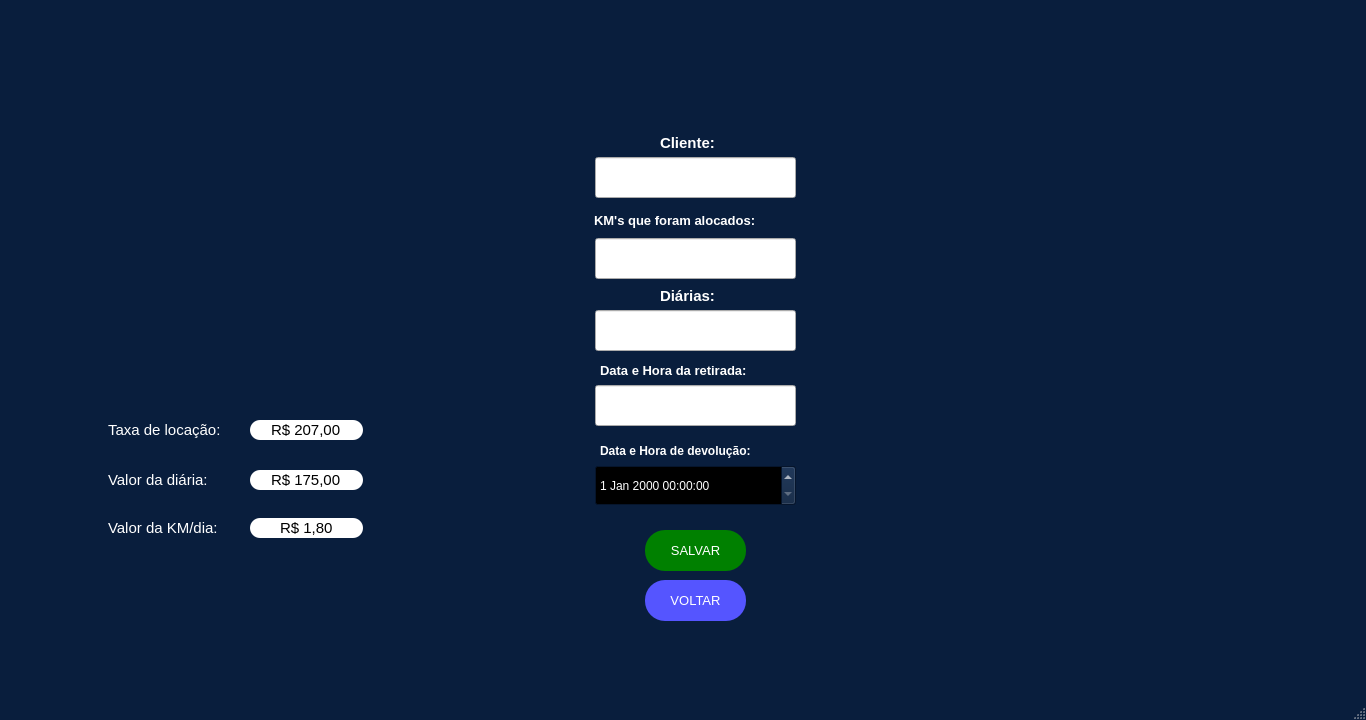
<?xml version="1.0" encoding="UTF-8"?>
<ui version="4.0">
 <class>MainWindow</class>
 <widget class="QMainWindow" name="MainWindow">
  <property name="geometry">
   <rect>
    <x>0</x>
    <y>0</y>
    <width>1366</width>
    <height>720</height>
   </rect>
  </property>
  <property name="minimumSize">
   <size>
    <width>1366</width>
    <height>720</height>
   </size>
  </property>
  <property name="maximumSize">
   <size>
    <width>1366</width>
    <height>720</height>
   </size>
  </property>
  <property name="palette">
   <palette>
    <active>
     <colorrole role="WindowText">
      <brush brushstyle="SolidPattern">
       <color alpha="255">
        <red>255</red>
        <green>255</green>
        <blue>255</blue>
       </color>
      </brush>
     </colorrole>
     <colorrole role="Button">
      <brush brushstyle="SolidPattern">
       <color alpha="255">
        <red>9</red>
        <green>30</green>
        <blue>61</blue>
       </color>
      </brush>
     </colorrole>
     <colorrole role="Light">
      <brush brushstyle="SolidPattern">
       <color alpha="255">
        <red>13</red>
        <green>45</green>
        <blue>91</blue>
       </color>
      </brush>
     </colorrole>
     <colorrole role="Midlight">
      <brush brushstyle="SolidPattern">
       <color alpha="255">
        <red>11</red>
        <green>37</green>
        <blue>76</blue>
       </color>
      </brush>
     </colorrole>
     <colorrole role="Dark">
      <brush brushstyle="SolidPattern">
       <color alpha="255">
        <red>4</red>
        <green>15</green>
        <blue>30</blue>
       </color>
      </brush>
     </colorrole>
     <colorrole role="Mid">
      <brush brushstyle="SolidPattern">
       <color alpha="255">
        <red>6</red>
        <green>20</green>
        <blue>41</blue>
       </color>
      </brush>
     </colorrole>
     <colorrole role="Text">
      <brush brushstyle="SolidPattern">
       <color alpha="255">
        <red>255</red>
        <green>255</green>
        <blue>255</blue>
       </color>
      </brush>
     </colorrole>
     <colorrole role="BrightText">
      <brush brushstyle="SolidPattern">
       <color alpha="255">
        <red>255</red>
        <green>255</green>
        <blue>255</blue>
       </color>
      </brush>
     </colorrole>
     <colorrole role="ButtonText">
      <brush brushstyle="SolidPattern">
       <color alpha="255">
        <red>255</red>
        <green>255</green>
        <blue>255</blue>
       </color>
      </brush>
     </colorrole>
     <colorrole role="Base">
      <brush brushstyle="SolidPattern">
       <color alpha="255">
        <red>0</red>
        <green>0</green>
        <blue>0</blue>
       </color>
      </brush>
     </colorrole>
     <colorrole role="Window">
      <brush brushstyle="SolidPattern">
       <color alpha="255">
        <red>9</red>
        <green>30</green>
        <blue>61</blue>
       </color>
      </brush>
     </colorrole>
     <colorrole role="Shadow">
      <brush brushstyle="SolidPattern">
       <color alpha="255">
        <red>0</red>
        <green>0</green>
        <blue>0</blue>
       </color>
      </brush>
     </colorrole>
     <colorrole role="AlternateBase">
      <brush brushstyle="SolidPattern">
       <color alpha="255">
        <red>4</red>
        <green>15</green>
        <blue>30</blue>
       </color>
      </brush>
     </colorrole>
     <colorrole role="ToolTipBase">
      <brush brushstyle="SolidPattern">
       <color alpha="255">
        <red>255</red>
        <green>255</green>
        <blue>220</blue>
       </color>
      </brush>
     </colorrole>
     <colorrole role="ToolTipText">
      <brush brushstyle="SolidPattern">
       <color alpha="255">
        <red>0</red>
        <green>0</green>
        <blue>0</blue>
       </color>
      </brush>
     </colorrole>
     <colorrole role="PlaceholderText">
      <brush brushstyle="SolidPattern">
       <color alpha="128">
        <red>255</red>
        <green>255</green>
        <blue>255</blue>
       </color>
      </brush>
     </colorrole>
    </active>
    <inactive>
     <colorrole role="WindowText">
      <brush brushstyle="SolidPattern">
       <color alpha="255">
        <red>255</red>
        <green>255</green>
        <blue>255</blue>
       </color>
      </brush>
     </colorrole>
     <colorrole role="Button">
      <brush brushstyle="SolidPattern">
       <color alpha="255">
        <red>9</red>
        <green>30</green>
        <blue>61</blue>
       </color>
      </brush>
     </colorrole>
     <colorrole role="Light">
      <brush brushstyle="SolidPattern">
       <color alpha="255">
        <red>13</red>
        <green>45</green>
        <blue>91</blue>
       </color>
      </brush>
     </colorrole>
     <colorrole role="Midlight">
      <brush brushstyle="SolidPattern">
       <color alpha="255">
        <red>11</red>
        <green>37</green>
        <blue>76</blue>
       </color>
      </brush>
     </colorrole>
     <colorrole role="Dark">
      <brush brushstyle="SolidPattern">
       <color alpha="255">
        <red>4</red>
        <green>15</green>
        <blue>30</blue>
       </color>
      </brush>
     </colorrole>
     <colorrole role="Mid">
      <brush brushstyle="SolidPattern">
       <color alpha="255">
        <red>6</red>
        <green>20</green>
        <blue>41</blue>
       </color>
      </brush>
     </colorrole>
     <colorrole role="Text">
      <brush brushstyle="SolidPattern">
       <color alpha="255">
        <red>255</red>
        <green>255</green>
        <blue>255</blue>
       </color>
      </brush>
     </colorrole>
     <colorrole role="BrightText">
      <brush brushstyle="SolidPattern">
       <color alpha="255">
        <red>255</red>
        <green>255</green>
        <blue>255</blue>
       </color>
      </brush>
     </colorrole>
     <colorrole role="ButtonText">
      <brush brushstyle="SolidPattern">
       <color alpha="255">
        <red>255</red>
        <green>255</green>
        <blue>255</blue>
       </color>
      </brush>
     </colorrole>
     <colorrole role="Base">
      <brush brushstyle="SolidPattern">
       <color alpha="255">
        <red>0</red>
        <green>0</green>
        <blue>0</blue>
       </color>
      </brush>
     </colorrole>
     <colorrole role="Window">
      <brush brushstyle="SolidPattern">
       <color alpha="255">
        <red>9</red>
        <green>30</green>
        <blue>61</blue>
       </color>
      </brush>
     </colorrole>
     <colorrole role="Shadow">
      <brush brushstyle="SolidPattern">
       <color alpha="255">
        <red>0</red>
        <green>0</green>
        <blue>0</blue>
       </color>
      </brush>
     </colorrole>
     <colorrole role="AlternateBase">
      <brush brushstyle="SolidPattern">
       <color alpha="255">
        <red>4</red>
        <green>15</green>
        <blue>30</blue>
       </color>
      </brush>
     </colorrole>
     <colorrole role="ToolTipBase">
      <brush brushstyle="SolidPattern">
       <color alpha="255">
        <red>255</red>
        <green>255</green>
        <blue>220</blue>
       </color>
      </brush>
     </colorrole>
     <colorrole role="ToolTipText">
      <brush brushstyle="SolidPattern">
       <color alpha="255">
        <red>0</red>
        <green>0</green>
        <blue>0</blue>
       </color>
      </brush>
     </colorrole>
     <colorrole role="PlaceholderText">
      <brush brushstyle="SolidPattern">
       <color alpha="128">
        <red>255</red>
        <green>255</green>
        <blue>255</blue>
       </color>
      </brush>
     </colorrole>
    </inactive>
    <disabled>
     <colorrole role="WindowText">
      <brush brushstyle="SolidPattern">
       <color alpha="255">
        <red>4</red>
        <green>15</green>
        <blue>30</blue>
       </color>
      </brush>
     </colorrole>
     <colorrole role="Button">
      <brush brushstyle="SolidPattern">
       <color alpha="255">
        <red>9</red>
        <green>30</green>
        <blue>61</blue>
       </color>
      </brush>
     </colorrole>
     <colorrole role="Light">
      <brush brushstyle="SolidPattern">
       <color alpha="255">
        <red>13</red>
        <green>45</green>
        <blue>91</blue>
       </color>
      </brush>
     </colorrole>
     <colorrole role="Midlight">
      <brush brushstyle="SolidPattern">
       <color alpha="255">
        <red>11</red>
        <green>37</green>
        <blue>76</blue>
       </color>
      </brush>
     </colorrole>
     <colorrole role="Dark">
      <brush brushstyle="SolidPattern">
       <color alpha="255">
        <red>4</red>
        <green>15</green>
        <blue>30</blue>
       </color>
      </brush>
     </colorrole>
     <colorrole role="Mid">
      <brush brushstyle="SolidPattern">
       <color alpha="255">
        <red>6</red>
        <green>20</green>
        <blue>41</blue>
       </color>
      </brush>
     </colorrole>
     <colorrole role="Text">
      <brush brushstyle="SolidPattern">
       <color alpha="255">
        <red>4</red>
        <green>15</green>
        <blue>30</blue>
       </color>
      </brush>
     </colorrole>
     <colorrole role="BrightText">
      <brush brushstyle="SolidPattern">
       <color alpha="255">
        <red>255</red>
        <green>255</green>
        <blue>255</blue>
       </color>
      </brush>
     </colorrole>
     <colorrole role="ButtonText">
      <brush brushstyle="SolidPattern">
       <color alpha="255">
        <red>4</red>
        <green>15</green>
        <blue>30</blue>
       </color>
      </brush>
     </colorrole>
     <colorrole role="Base">
      <brush brushstyle="SolidPattern">
       <color alpha="255">
        <red>9</red>
        <green>30</green>
        <blue>61</blue>
       </color>
      </brush>
     </colorrole>
     <colorrole role="Window">
      <brush brushstyle="SolidPattern">
       <color alpha="255">
        <red>9</red>
        <green>30</green>
        <blue>61</blue>
       </color>
      </brush>
     </colorrole>
     <colorrole role="Shadow">
      <brush brushstyle="SolidPattern">
       <color alpha="255">
        <red>0</red>
        <green>0</green>
        <blue>0</blue>
       </color>
      </brush>
     </colorrole>
     <colorrole role="AlternateBase">
      <brush brushstyle="SolidPattern">
       <color alpha="255">
        <red>9</red>
        <green>30</green>
        <blue>61</blue>
       </color>
      </brush>
     </colorrole>
     <colorrole role="ToolTipBase">
      <brush brushstyle="SolidPattern">
       <color alpha="255">
        <red>255</red>
        <green>255</green>
        <blue>220</blue>
       </color>
      </brush>
     </colorrole>
     <colorrole role="ToolTipText">
      <brush brushstyle="SolidPattern">
       <color alpha="255">
        <red>0</red>
        <green>0</green>
        <blue>0</blue>
       </color>
      </brush>
     </colorrole>
     <colorrole role="PlaceholderText">
      <brush brushstyle="SolidPattern">
       <color alpha="128">
        <red>255</red>
        <green>255</green>
        <blue>255</blue>
       </color>
      </brush>
     </colorrole>
    </disabled>
   </palette>
  </property>
  <property name="windowTitle">
   <string>Long Drive</string>
  </property>
  <property name="windowIcon">
   <iconset>
    <normaloff>../Logos/LOGO4.png</normaloff>../Logos/LOGO4.png</iconset>
  </property>
  <property name="layoutDirection">
   <enum>Qt::LeftToRight</enum>
  </property>
  <widget class="QWidget" name="centralwidget">
   <widget class="QPushButton" name="hrvt2">
    <property name="geometry">
     <rect>
      <x>40</x>
      <y>20</y>
      <width>501</width>
      <height>311</height>
     </rect>
    </property>
    <property name="palette">
     <palette>
      <active>
       <colorrole role="WindowText">
        <brush brushstyle="SolidPattern">
         <color alpha="255">
          <red>170</red>
          <green>85</green>
          <blue>0</blue>
         </color>
        </brush>
       </colorrole>
       <colorrole role="Text">
        <brush brushstyle="SolidPattern">
         <color alpha="255">
          <red>0</red>
          <green>0</green>
          <blue>0</blue>
         </color>
        </brush>
       </colorrole>
       <colorrole role="BrightText">
        <brush brushstyle="SolidPattern">
         <color alpha="255">
          <red>203</red>
          <green>255</green>
          <blue>80</blue>
         </color>
        </brush>
       </colorrole>
       <colorrole role="ButtonText">
        <brush brushstyle="SolidPattern">
         <color alpha="255">
          <red>57</red>
          <green>87</green>
          <blue>255</blue>
         </color>
        </brush>
       </colorrole>
       <colorrole role="ToolTipBase">
        <brush brushstyle="SolidPattern">
         <color alpha="255">
          <red>255</red>
          <green>255</green>
          <blue>0</blue>
         </color>
        </brush>
       </colorrole>
       <colorrole role="PlaceholderText">
        <brush brushstyle="SolidPattern">
         <color alpha="128">
          <red>0</red>
          <green>0</green>
          <blue>0</blue>
         </color>
        </brush>
       </colorrole>
      </active>
      <inactive>
       <colorrole role="WindowText">
        <brush brushstyle="SolidPattern">
         <color alpha="255">
          <red>170</red>
          <green>85</green>
          <blue>0</blue>
         </color>
        </brush>
       </colorrole>
       <colorrole role="Text">
        <brush brushstyle="SolidPattern">
         <color alpha="255">
          <red>0</red>
          <green>0</green>
          <blue>0</blue>
         </color>
        </brush>
       </colorrole>
       <colorrole role="BrightText">
        <brush brushstyle="SolidPattern">
         <color alpha="255">
          <red>203</red>
          <green>255</green>
          <blue>80</blue>
         </color>
        </brush>
       </colorrole>
       <colorrole role="ButtonText">
        <brush brushstyle="SolidPattern">
         <color alpha="255">
          <red>57</red>
          <green>87</green>
          <blue>255</blue>
         </color>
        </brush>
       </colorrole>
       <colorrole role="ToolTipBase">
        <brush brushstyle="SolidPattern">
         <color alpha="255">
          <red>255</red>
          <green>255</green>
          <blue>0</blue>
         </color>
        </brush>
       </colorrole>
       <colorrole role="PlaceholderText">
        <brush brushstyle="SolidPattern">
         <color alpha="128">
          <red>0</red>
          <green>0</green>
          <blue>0</blue>
         </color>
        </brush>
       </colorrole>
      </inactive>
      <disabled>
       <colorrole role="WindowText">
        <brush brushstyle="SolidPattern">
         <color alpha="255">
          <red>4</red>
          <green>15</green>
          <blue>30</blue>
         </color>
        </brush>
       </colorrole>
       <colorrole role="Text">
        <brush brushstyle="SolidPattern">
         <color alpha="255">
          <red>120</red>
          <green>120</green>
          <blue>120</blue>
         </color>
        </brush>
       </colorrole>
       <colorrole role="BrightText">
        <brush brushstyle="SolidPattern">
         <color alpha="255">
          <red>203</red>
          <green>255</green>
          <blue>80</blue>
         </color>
        </brush>
       </colorrole>
       <colorrole role="ButtonText">
        <brush brushstyle="SolidPattern">
         <color alpha="255">
          <red>120</red>
          <green>120</green>
          <blue>120</blue>
         </color>
        </brush>
       </colorrole>
       <colorrole role="ToolTipBase">
        <brush brushstyle="SolidPattern">
         <color alpha="255">
          <red>255</red>
          <green>255</green>
          <blue>0</blue>
         </color>
        </brush>
       </colorrole>
       <colorrole role="PlaceholderText">
        <brush brushstyle="SolidPattern">
         <color alpha="128">
          <red>0</red>
          <green>0</green>
          <blue>0</blue>
         </color>
        </brush>
       </colorrole>
      </disabled>
     </palette>
    </property>
    <property name="font">
     <font>
      <family>Arial</family>
      <weight>75</weight>
      <bold>true</bold>
     </font>
    </property>
    <property name="contextMenuPolicy">
     <enum>Qt::CustomContextMenu</enum>
    </property>
    <property name="text">
     <string/>
    </property>
    <property name="icon">
     <iconset>
      <normaloff>../Imagens/6-HRV(T2).png</normaloff>../Imagens/6-HRV(T2).png</iconset>
    </property>
    <property name="iconSize">
     <size>
      <width>492</width>
      <height>456</height>
     </size>
    </property>
    <property name="checkable">
     <bool>false</bool>
    </property>
    <property name="autoRepeat">
     <bool>false</bool>
    </property>
    <property name="autoExclusive">
     <bool>false</bool>
    </property>
    <property name="autoDefault">
     <bool>false</bool>
    </property>
    <property name="default">
     <bool>false</bool>
    </property>
    <property name="flat">
     <bool>true</bool>
    </property>
   </widget>
   <widget class="QLabel" name="logoT5">
    <property name="enabled">
     <bool>true</bool>
    </property>
    <property name="geometry">
     <rect>
      <x>1110</x>
      <y>530</y>
      <width>231</width>
      <height>231</height>
     </rect>
    </property>
    <property name="toolTip">
     <string>&lt;html&gt;&lt;head/&gt;&lt;body&gt;&lt;p align=&quot;center&quot;&gt;&lt;br/&gt;&lt;/p&gt;&lt;/body&gt;&lt;/html&gt;</string>
    </property>
    <property name="whatsThis">
     <string>&lt;html&gt;&lt;head/&gt;&lt;body&gt;&lt;p align=&quot;center&quot;&gt;&lt;br/&gt;&lt;/p&gt;&lt;/body&gt;&lt;/html&gt;</string>
    </property>
    <property name="autoFillBackground">
     <bool>false</bool>
    </property>
    <property name="styleSheet">
     <string notr="true"/>
    </property>
    <property name="text">
     <string/>
    </property>
    <property name="pixmap">
     <pixmap>../Logos/LOGO2.png</pixmap>
    </property>
    <property name="scaledContents">
     <bool>true</bool>
    </property>
    <property name="wordWrap">
     <bool>false</bool>
    </property>
   </widget>
   <widget class="QLabel" name="kmsalocados_2">
    <property name="geometry">
     <rect>
      <x>594</x>
      <y>195</y>
      <width>201</width>
      <height>51</height>
     </rect>
    </property>
    <property name="font">
     <font>
      <family>Arial</family>
      <pointsize>10</pointsize>
      <weight>75</weight>
      <bold>true</bold>
     </font>
    </property>
    <property name="text">
     <string>KM's que foram alocados:</string>
    </property>
   </widget>
   <widget class="QPushButton" name="devolver">
    <property name="geometry">
     <rect>
      <x>645</x>
      <y>530</y>
      <width>101</width>
      <height>41</height>
     </rect>
    </property>
    <property name="palette">
     <palette>
      <active>
       <colorrole role="WindowText">
        <brush brushstyle="SolidPattern">
         <color alpha="255">
          <red>255</red>
          <green>255</green>
          <blue>255</blue>
         </color>
        </brush>
       </colorrole>
       <colorrole role="Button">
        <brush brushstyle="SolidPattern">
         <color alpha="255">
          <red>0</red>
          <green>128</green>
          <blue>0</blue>
         </color>
        </brush>
       </colorrole>
       <colorrole role="Text">
        <brush brushstyle="SolidPattern">
         <color alpha="255">
          <red>255</red>
          <green>255</green>
          <blue>255</blue>
         </color>
        </brush>
       </colorrole>
       <colorrole role="BrightText">
        <brush brushstyle="SolidPattern">
         <color alpha="255">
          <red>203</red>
          <green>255</green>
          <blue>80</blue>
         </color>
        </brush>
       </colorrole>
       <colorrole role="ButtonText">
        <brush brushstyle="SolidPattern">
         <color alpha="255">
          <red>255</red>
          <green>255</green>
          <blue>255</blue>
         </color>
        </brush>
       </colorrole>
       <colorrole role="Base">
        <brush brushstyle="SolidPattern">
         <color alpha="255">
          <red>0</red>
          <green>128</green>
          <blue>0</blue>
         </color>
        </brush>
       </colorrole>
       <colorrole role="Window">
        <brush brushstyle="SolidPattern">
         <color alpha="255">
          <red>0</red>
          <green>128</green>
          <blue>0</blue>
         </color>
        </brush>
       </colorrole>
       <colorrole role="ToolTipBase">
        <brush brushstyle="SolidPattern">
         <color alpha="255">
          <red>255</red>
          <green>255</green>
          <blue>0</blue>
         </color>
        </brush>
       </colorrole>
       <colorrole role="PlaceholderText">
        <brush brushstyle="SolidPattern">
         <color alpha="128">
          <red>0</red>
          <green>0</green>
          <blue>0</blue>
         </color>
        </brush>
       </colorrole>
      </active>
      <inactive>
       <colorrole role="WindowText">
        <brush brushstyle="SolidPattern">
         <color alpha="255">
          <red>255</red>
          <green>255</green>
          <blue>255</blue>
         </color>
        </brush>
       </colorrole>
       <colorrole role="Button">
        <brush brushstyle="SolidPattern">
         <color alpha="255">
          <red>0</red>
          <green>128</green>
          <blue>0</blue>
         </color>
        </brush>
       </colorrole>
       <colorrole role="Text">
        <brush brushstyle="SolidPattern">
         <color alpha="255">
          <red>255</red>
          <green>255</green>
          <blue>255</blue>
         </color>
        </brush>
       </colorrole>
       <colorrole role="BrightText">
        <brush brushstyle="SolidPattern">
         <color alpha="255">
          <red>203</red>
          <green>255</green>
          <blue>80</blue>
         </color>
        </brush>
       </colorrole>
       <colorrole role="ButtonText">
        <brush brushstyle="SolidPattern">
         <color alpha="255">
          <red>255</red>
          <green>255</green>
          <blue>255</blue>
         </color>
        </brush>
       </colorrole>
       <colorrole role="Base">
        <brush brushstyle="SolidPattern">
         <color alpha="255">
          <red>0</red>
          <green>128</green>
          <blue>0</blue>
         </color>
        </brush>
       </colorrole>
       <colorrole role="Window">
        <brush brushstyle="SolidPattern">
         <color alpha="255">
          <red>0</red>
          <green>128</green>
          <blue>0</blue>
         </color>
        </brush>
       </colorrole>
       <colorrole role="ToolTipBase">
        <brush brushstyle="SolidPattern">
         <color alpha="255">
          <red>255</red>
          <green>255</green>
          <blue>0</blue>
         </color>
        </brush>
       </colorrole>
       <colorrole role="PlaceholderText">
        <brush brushstyle="SolidPattern">
         <color alpha="128">
          <red>0</red>
          <green>0</green>
          <blue>0</blue>
         </color>
        </brush>
       </colorrole>
      </inactive>
      <disabled>
       <colorrole role="WindowText">
        <brush brushstyle="SolidPattern">
         <color alpha="255">
          <red>255</red>
          <green>255</green>
          <blue>255</blue>
         </color>
        </brush>
       </colorrole>
       <colorrole role="Button">
        <brush brushstyle="SolidPattern">
         <color alpha="255">
          <red>0</red>
          <green>128</green>
          <blue>0</blue>
         </color>
        </brush>
       </colorrole>
       <colorrole role="Text">
        <brush brushstyle="SolidPattern">
         <color alpha="255">
          <red>255</red>
          <green>255</green>
          <blue>255</blue>
         </color>
        </brush>
       </colorrole>
       <colorrole role="BrightText">
        <brush brushstyle="SolidPattern">
         <color alpha="255">
          <red>203</red>
          <green>255</green>
          <blue>80</blue>
         </color>
        </brush>
       </colorrole>
       <colorrole role="ButtonText">
        <brush brushstyle="SolidPattern">
         <color alpha="255">
          <red>255</red>
          <green>255</green>
          <blue>255</blue>
         </color>
        </brush>
       </colorrole>
       <colorrole role="Base">
        <brush brushstyle="SolidPattern">
         <color alpha="255">
          <red>0</red>
          <green>128</green>
          <blue>0</blue>
         </color>
        </brush>
       </colorrole>
       <colorrole role="Window">
        <brush brushstyle="SolidPattern">
         <color alpha="255">
          <red>0</red>
          <green>128</green>
          <blue>0</blue>
         </color>
        </brush>
       </colorrole>
       <colorrole role="ToolTipBase">
        <brush brushstyle="SolidPattern">
         <color alpha="255">
          <red>255</red>
          <green>255</green>
          <blue>0</blue>
         </color>
        </brush>
       </colorrole>
       <colorrole role="PlaceholderText">
        <brush brushstyle="SolidPattern">
         <color alpha="128">
          <red>0</red>
          <green>0</green>
          <blue>0</blue>
         </color>
        </brush>
       </colorrole>
      </disabled>
     </palette>
    </property>
    <property name="font">
     <font>
      <family>Arial</family>
      <pointsize>10</pointsize>
      <weight>9</weight>
      <italic>false</italic>
      <bold>false</bold>
     </font>
    </property>
    <property name="contextMenuPolicy">
     <enum>Qt::CustomContextMenu</enum>
    </property>
    <property name="styleSheet">
     <string notr="true">QPushButton{
	color:white;
	border-radius:20px;
	background-color: #008000;
	font: 75 10pt &quot;Arial&quot;;
}
QPushButton:hover{
	background-color: #005500;
}</string>
    </property>
    <property name="text">
     <string>SALVAR</string>
    </property>
    <property name="iconSize">
     <size>
      <width>93</width>
      <height>100</height>
     </size>
    </property>
    <property name="checkable">
     <bool>false</bool>
    </property>
    <property name="autoRepeat">
     <bool>false</bool>
    </property>
    <property name="autoExclusive">
     <bool>false</bool>
    </property>
    <property name="autoDefault">
     <bool>false</bool>
    </property>
    <property name="default">
     <bool>false</bool>
    </property>
    <property name="flat">
     <bool>true</bool>
    </property>
   </widget>
   <widget class="QLabel" name="datare_2">
    <property name="geometry">
     <rect>
      <x>600</x>
      <y>345</y>
      <width>191</width>
      <height>51</height>
     </rect>
    </property>
    <property name="font">
     <font>
      <family>Arial</family>
      <pointsize>10</pointsize>
      <weight>75</weight>
      <bold>true</bold>
     </font>
    </property>
    <property name="text">
     <string>Data e Hora da retirada:</string>
    </property>
   </widget>
   <widget class="QLineEdit" name="diariaspace6">
    <property name="geometry">
     <rect>
      <x>595</x>
      <y>310</y>
      <width>201</width>
      <height>41</height>
     </rect>
    </property>
    <property name="font">
     <font>
      <pointsize>8</pointsize>
     </font>
    </property>
    <property name="styleSheet">
     <string notr="true">color:black;</string>
    </property>
   </widget>
   <widget class="QDateTimeEdit" name="data_devolucao">
    <property name="geometry">
     <rect>
      <x>595</x>
      <y>465</y>
      <width>201</width>
      <height>41</height>
     </rect>
    </property>
    <property name="styleSheet">
     <string notr="true">QDateTime{rgb(0, 0, 0)}</string>
    </property>
   </widget>
   <widget class="QLabel" name="datade_2">
    <property name="geometry">
     <rect>
      <x>600</x>
      <y>425</y>
      <width>201</width>
      <height>51</height>
     </rect>
    </property>
    <property name="font">
     <font>
      <family>Arial</family>
      <pointsize>9</pointsize>
      <weight>75</weight>
      <bold>true</bold>
     </font>
    </property>
    <property name="text">
     <string>Data e Hora de devolução:</string>
    </property>
   </widget>
   <widget class="QLineEdit" name="kmspace">
    <property name="geometry">
     <rect>
      <x>595</x>
      <y>238</y>
      <width>201</width>
      <height>41</height>
     </rect>
    </property>
    <property name="font">
     <font>
      <pointsize>8</pointsize>
     </font>
    </property>
    <property name="styleSheet">
     <string notr="true">color: rgb(0, 0, 0);</string>
    </property>
    <property name="echoMode">
     <enum>QLineEdit::Normal</enum>
    </property>
   </widget>
   <widget class="QLabel" name="datacli1_2">
    <property name="geometry">
     <rect>
      <x>660</x>
      <y>127</y>
      <width>71</width>
      <height>31</height>
     </rect>
    </property>
    <property name="font">
     <font>
      <family>Arial</family>
      <pointsize>11</pointsize>
      <weight>75</weight>
      <bold>true</bold>
     </font>
    </property>
    <property name="text">
     <string>Cliente:</string>
    </property>
   </widget>
   <widget class="QLineEdit" name="data_retirada">
    <property name="geometry">
     <rect>
      <x>595</x>
      <y>385</y>
      <width>201</width>
      <height>41</height>
     </rect>
    </property>
    <property name="styleSheet">
     <string notr="true">color:black;</string>
    </property>
   </widget>
   <widget class="QPushButton" name="voltar_10">
    <property name="geometry">
     <rect>
      <x>645</x>
      <y>580</y>
      <width>101</width>
      <height>41</height>
     </rect>
    </property>
    <property name="palette">
     <palette>
      <active>
       <colorrole role="WindowText">
        <brush brushstyle="SolidPattern">
         <color alpha="255">
          <red>255</red>
          <green>255</green>
          <blue>255</blue>
         </color>
        </brush>
       </colorrole>
       <colorrole role="Button">
        <brush brushstyle="SolidPattern">
         <color alpha="255">
          <red>85</red>
          <green>85</green>
          <blue>255</blue>
         </color>
        </brush>
       </colorrole>
       <colorrole role="Text">
        <brush brushstyle="SolidPattern">
         <color alpha="255">
          <red>255</red>
          <green>255</green>
          <blue>255</blue>
         </color>
        </brush>
       </colorrole>
       <colorrole role="BrightText">
        <brush brushstyle="SolidPattern">
         <color alpha="255">
          <red>203</red>
          <green>255</green>
          <blue>80</blue>
         </color>
        </brush>
       </colorrole>
       <colorrole role="ButtonText">
        <brush brushstyle="SolidPattern">
         <color alpha="255">
          <red>255</red>
          <green>255</green>
          <blue>255</blue>
         </color>
        </brush>
       </colorrole>
       <colorrole role="Base">
        <brush brushstyle="SolidPattern">
         <color alpha="255">
          <red>85</red>
          <green>85</green>
          <blue>255</blue>
         </color>
        </brush>
       </colorrole>
       <colorrole role="Window">
        <brush brushstyle="SolidPattern">
         <color alpha="255">
          <red>85</red>
          <green>85</green>
          <blue>255</blue>
         </color>
        </brush>
       </colorrole>
       <colorrole role="ToolTipBase">
        <brush brushstyle="SolidPattern">
         <color alpha="255">
          <red>255</red>
          <green>255</green>
          <blue>0</blue>
         </color>
        </brush>
       </colorrole>
       <colorrole role="PlaceholderText">
        <brush brushstyle="SolidPattern">
         <color alpha="128">
          <red>0</red>
          <green>0</green>
          <blue>0</blue>
         </color>
        </brush>
       </colorrole>
      </active>
      <inactive>
       <colorrole role="WindowText">
        <brush brushstyle="SolidPattern">
         <color alpha="255">
          <red>255</red>
          <green>255</green>
          <blue>255</blue>
         </color>
        </brush>
       </colorrole>
       <colorrole role="Button">
        <brush brushstyle="SolidPattern">
         <color alpha="255">
          <red>85</red>
          <green>85</green>
          <blue>255</blue>
         </color>
        </brush>
       </colorrole>
       <colorrole role="Text">
        <brush brushstyle="SolidPattern">
         <color alpha="255">
          <red>255</red>
          <green>255</green>
          <blue>255</blue>
         </color>
        </brush>
       </colorrole>
       <colorrole role="BrightText">
        <brush brushstyle="SolidPattern">
         <color alpha="255">
          <red>203</red>
          <green>255</green>
          <blue>80</blue>
         </color>
        </brush>
       </colorrole>
       <colorrole role="ButtonText">
        <brush brushstyle="SolidPattern">
         <color alpha="255">
          <red>255</red>
          <green>255</green>
          <blue>255</blue>
         </color>
        </brush>
       </colorrole>
       <colorrole role="Base">
        <brush brushstyle="SolidPattern">
         <color alpha="255">
          <red>85</red>
          <green>85</green>
          <blue>255</blue>
         </color>
        </brush>
       </colorrole>
       <colorrole role="Window">
        <brush brushstyle="SolidPattern">
         <color alpha="255">
          <red>85</red>
          <green>85</green>
          <blue>255</blue>
         </color>
        </brush>
       </colorrole>
       <colorrole role="ToolTipBase">
        <brush brushstyle="SolidPattern">
         <color alpha="255">
          <red>255</red>
          <green>255</green>
          <blue>0</blue>
         </color>
        </brush>
       </colorrole>
       <colorrole role="PlaceholderText">
        <brush brushstyle="SolidPattern">
         <color alpha="128">
          <red>0</red>
          <green>0</green>
          <blue>0</blue>
         </color>
        </brush>
       </colorrole>
      </inactive>
      <disabled>
       <colorrole role="WindowText">
        <brush brushstyle="SolidPattern">
         <color alpha="255">
          <red>255</red>
          <green>255</green>
          <blue>255</blue>
         </color>
        </brush>
       </colorrole>
       <colorrole role="Button">
        <brush brushstyle="SolidPattern">
         <color alpha="255">
          <red>85</red>
          <green>85</green>
          <blue>255</blue>
         </color>
        </brush>
       </colorrole>
       <colorrole role="Text">
        <brush brushstyle="SolidPattern">
         <color alpha="255">
          <red>255</red>
          <green>255</green>
          <blue>255</blue>
         </color>
        </brush>
       </colorrole>
       <colorrole role="BrightText">
        <brush brushstyle="SolidPattern">
         <color alpha="255">
          <red>203</red>
          <green>255</green>
          <blue>80</blue>
         </color>
        </brush>
       </colorrole>
       <colorrole role="ButtonText">
        <brush brushstyle="SolidPattern">
         <color alpha="255">
          <red>255</red>
          <green>255</green>
          <blue>255</blue>
         </color>
        </brush>
       </colorrole>
       <colorrole role="Base">
        <brush brushstyle="SolidPattern">
         <color alpha="255">
          <red>85</red>
          <green>85</green>
          <blue>255</blue>
         </color>
        </brush>
       </colorrole>
       <colorrole role="Window">
        <brush brushstyle="SolidPattern">
         <color alpha="255">
          <red>85</red>
          <green>85</green>
          <blue>255</blue>
         </color>
        </brush>
       </colorrole>
       <colorrole role="ToolTipBase">
        <brush brushstyle="SolidPattern">
         <color alpha="255">
          <red>255</red>
          <green>255</green>
          <blue>0</blue>
         </color>
        </brush>
       </colorrole>
       <colorrole role="PlaceholderText">
        <brush brushstyle="SolidPattern">
         <color alpha="128">
          <red>0</red>
          <green>0</green>
          <blue>0</blue>
         </color>
        </brush>
       </colorrole>
      </disabled>
     </palette>
    </property>
    <property name="font">
     <font>
      <family>Arial</family>
      <pointsize>10</pointsize>
      <weight>9</weight>
      <italic>false</italic>
      <bold>false</bold>
     </font>
    </property>
    <property name="contextMenuPolicy">
     <enum>Qt::CustomContextMenu</enum>
    </property>
    <property name="styleSheet">
     <string notr="true">QPushButton{
	color:white;
	border-radius:20px;
	background-color: rgb(85, 85, 255);
	font: 75 10pt &quot;Arial&quot;;
}
QPushButton:hover{
	background-color: rgb(10, 10, 127);
}</string>
    </property>
    <property name="text">
     <string>VOLTAR</string>
    </property>
    <property name="iconSize">
     <size>
      <width>93</width>
      <height>100</height>
     </size>
    </property>
    <property name="checkable">
     <bool>false</bool>
    </property>
    <property name="autoRepeat">
     <bool>false</bool>
    </property>
    <property name="autoExclusive">
     <bool>false</bool>
    </property>
    <property name="autoDefault">
     <bool>false</bool>
    </property>
    <property name="default">
     <bool>false</bool>
    </property>
    <property name="flat">
     <bool>true</bool>
    </property>
   </widget>
   <widget class="QLineEdit" name="nome_cliente">
    <property name="geometry">
     <rect>
      <x>595</x>
      <y>157</y>
      <width>201</width>
      <height>41</height>
     </rect>
    </property>
    <property name="styleSheet">
     <string notr="true">color:black;
</string>
    </property>
    <property name="inputMask">
     <string/>
    </property>
   </widget>
   <widget class="QLabel" name="diarias6">
    <property name="geometry">
     <rect>
      <x>660</x>
      <y>270</y>
      <width>71</width>
      <height>51</height>
     </rect>
    </property>
    <property name="font">
     <font>
      <family>Arial</family>
      <pointsize>11</pointsize>
      <weight>75</weight>
      <bold>true</bold>
     </font>
    </property>
    <property name="text">
     <string>Diárias:</string>
    </property>
   </widget>
   <widget class="QLineEdit" name="lineEdit_3">
    <property name="geometry">
     <rect>
      <x>250</x>
      <y>470</y>
      <width>113</width>
      <height>20</height>
     </rect>
    </property>
    <property name="font">
     <font>
      <pointsize>11</pointsize>
     </font>
    </property>
    <property name="styleSheet">
     <string notr="true">color:black;
border-radius:10px;</string>
    </property>
    <property name="text">
     <string>R$ 175,00</string>
    </property>
    <property name="alignment">
     <set>Qt::AlignCenter</set>
    </property>
   </widget>
   <widget class="QLabel" name="label_4">
    <property name="geometry">
     <rect>
      <x>108</x>
      <y>462</y>
      <width>141</width>
      <height>36</height>
     </rect>
    </property>
    <property name="font">
     <font>
      <pointsize>11</pointsize>
     </font>
    </property>
    <property name="text">
     <string>Valor da diária:</string>
    </property>
   </widget>
   <widget class="QLabel" name="label_3">
    <property name="geometry">
     <rect>
      <x>108</x>
      <y>510</y>
      <width>141</width>
      <height>36</height>
     </rect>
    </property>
    <property name="font">
     <font>
      <pointsize>11</pointsize>
     </font>
    </property>
    <property name="text">
     <string>Valor da KM/dia:</string>
    </property>
   </widget>
   <widget class="QLineEdit" name="lineEdit_2">
    <property name="geometry">
     <rect>
      <x>250</x>
      <y>420</y>
      <width>113</width>
      <height>20</height>
     </rect>
    </property>
    <property name="font">
     <font>
      <pointsize>11</pointsize>
     </font>
    </property>
    <property name="styleSheet">
     <string notr="true">color:black;
border-radius:10px;
</string>
    </property>
    <property name="text">
     <string>R$ 207,00</string>
    </property>
    <property name="alignment">
     <set>Qt::AlignCenter</set>
    </property>
   </widget>
   <widget class="QLineEdit" name="lineEdit_4">
    <property name="geometry">
     <rect>
      <x>250</x>
      <y>518</y>
      <width>113</width>
      <height>20</height>
     </rect>
    </property>
    <property name="font">
     <font>
      <pointsize>11</pointsize>
     </font>
    </property>
    <property name="styleSheet">
     <string notr="true">border-radius:10px;</string>
    </property>
    <property name="text">
     <string>R$ 1,80</string>
    </property>
    <property name="alignment">
     <set>Qt::AlignCenter</set>
    </property>
   </widget>
   <widget class="QLabel" name="label_2">
    <property name="geometry">
     <rect>
      <x>108</x>
      <y>412</y>
      <width>141</width>
      <height>36</height>
     </rect>
    </property>
    <property name="font">
     <font>
      <pointsize>11</pointsize>
     </font>
    </property>
    <property name="text">
     <string>Taxa de locação:</string>
    </property>
   </widget>
  </widget>
  <widget class="QStatusBar" name="statusbar"/>
 </widget>
 <resources>
  <include location="../ICONES_QTDESIGNER.qrc"/>
 </resources>
 <connections/>
</ui>
